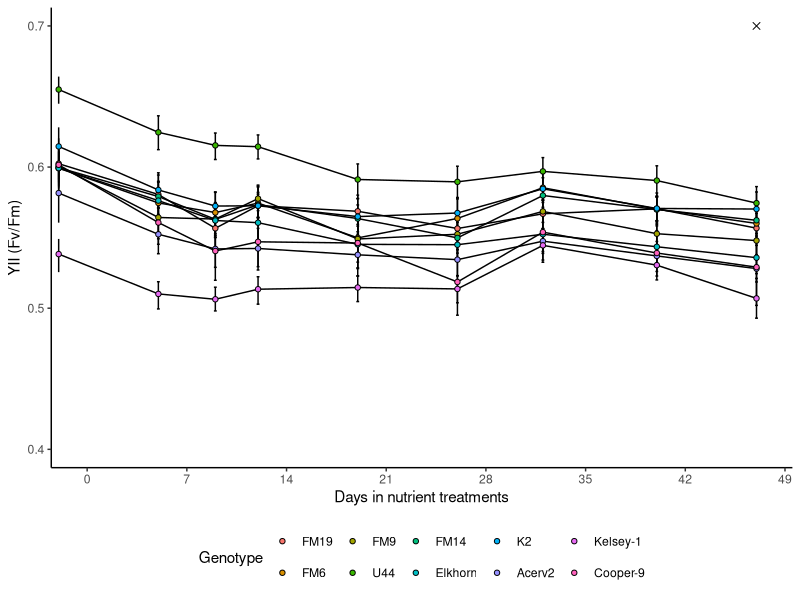
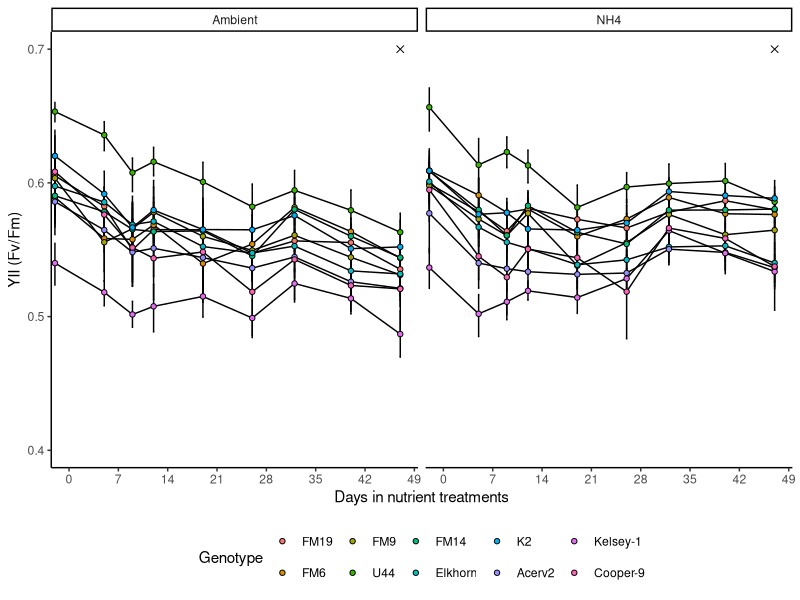
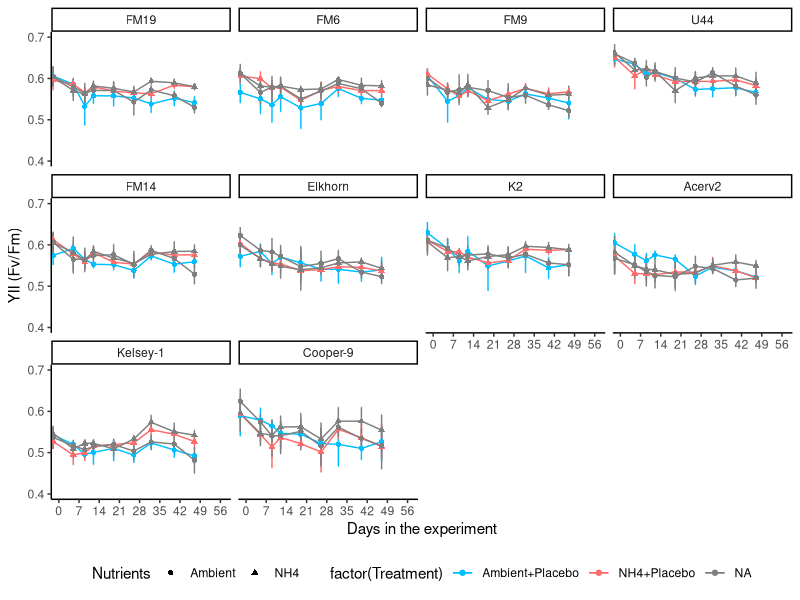
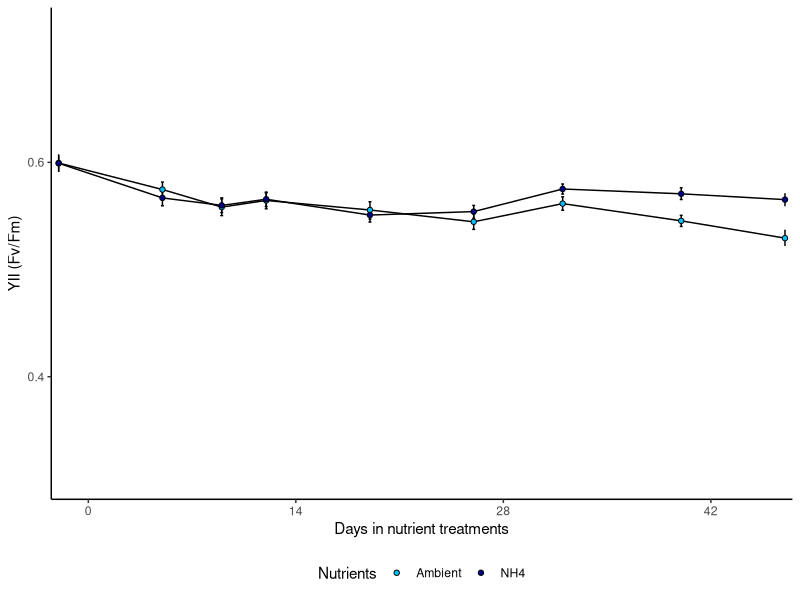
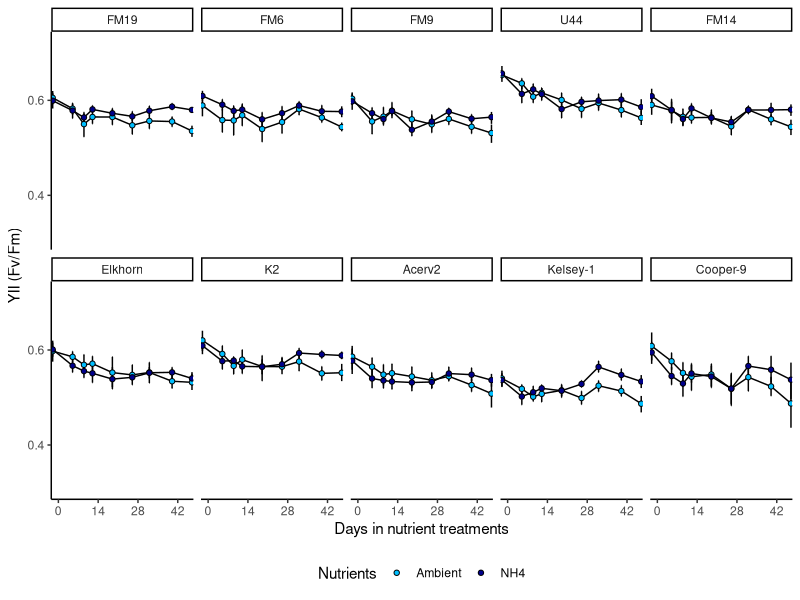
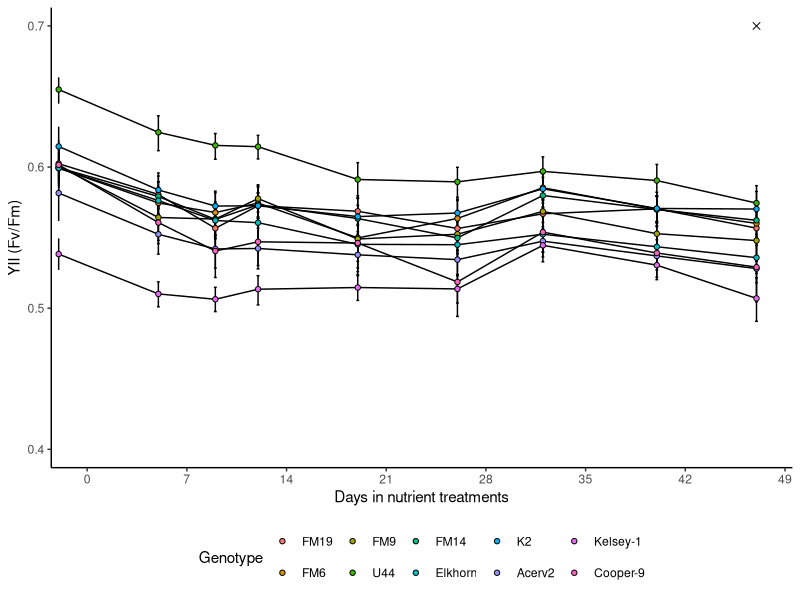

Here is the R script that generated these plots, in order: (Note: this script raises an error after producing the figures.)
## ---- chunk 1
knitr::opts_chunk$set(echo = FALSE, warning=FALSE, message=FALSE, fig.width=7, fig.height=7 )
## ---- chunk 2

# Get all libraries and sources required to run the script

library(dplyr)
library(plyr)
library(reshape2)
library(ggplot2)
library(ggthemes)

theme_set (theme_classic() + theme(panel.grid.major = element_blank(),
                              panel.grid.minor = element_blank(), 
                              axis.line = element_line(colour = "black"),
                              legend.position="none",
                              plot.title = element_text(size=12,
                                                        face="bold"),
                              #panel.border = element_rect(colour = "black",
                              #fill=NA, size=1)
                              panel.border = element_blank()
                              ))

# Treatment colour
  Fill.colour <- scale_colour_manual(values =
                     c("deepskyblue", "indianred1", "blue4", "red4"))

  
# Models 
  library(lme4)
  library(multcomp)
  library(multcompView)
  library(emmeans)
  library(effects)
  library(lmerTest)
## ---- chunk 3

# 1. Import data: 
    YII.Tall<-read.csv("Data/YII_tall.csv")

# 2. Data clean-up an types: 
  
  # Variable types 
    YII.Tall$Time<-as.numeric(YII.Tall$Time)
    YII.Tall$Date<-as.Date(YII.Tall$Date, "%Y-%m-%d")
    YII.Tall$Days<-(as.numeric(YII.Tall$Date)-18518)
    YII.Tall$Date[which(YII.Tall$Date=="2020-09-04")]<-"2020-09-02"
    YII.Tall$Date<-as.Date(YII.Tall$Date, "%Y-%m-%d")
    YII.Tall<-filter(YII.Tall, Date!="2020-10-29")
  
  # Remove-unused data    
    Extras <- YII.Tall[which (YII.Tall$Nutrients=="Extra"), ]
    YII.Tall <- droplevels(YII.Tall[!rownames(YII.Tall) %in%
                                        rownames(Extras), ])
    
    Error <- YII.Tall[which (YII.Tall$YII==0), ]
    YII.Tall <- droplevels(YII.Tall[!rownames(YII.Tall) %in%
                                        rownames(Error), ])
    
    YII.Tall<-filter(YII.Tall, Genotype!="U41")
    #YII.Tall$Genotype <- droplevels(YII.Tall$Genotype)
    YII.Tall$Genotype<-factor(YII.Tall$Genotype, 
                              levels=c("FM19", "FM6", "FM9", "U44",
                                       "FM14", "Elkhorn","K2",
                                      "Acerv2", "Kelsey-1", "Cooper-9"))

    
  # Treatments
    YII.Tall$Nutrients<-factor(YII.Tall$Nutrients, 
                             levels= c("Ambient", "NH4"), ordered=TRUE)
    YII.Tall$Disease<-factor(YII.Tall$Disease, 
                             levels= c("Placebo", "Disease"),
                             ordered=TRUE)
    YII.Tall$Treatment<-paste(YII.Tall$Nutrients, YII.Tall$Disease,
                              sep = "+")
    YII.Tall$Treatment<-factor(YII.Tall$Treatment,
                              levels = c("Ambient+Placebo",
                                         "Ambient+Disease",
                                         "NH4+Placebo", "NH4+Disease"))
    YII.Tall$DayF<-as.factor(YII.Tall$Days)
  
  # Replicates
    YII.Tall$Tank<-factor(YII.Tall$Tank, ordered=FALSE)
    YII.Tall$Genotype<-factor(YII.Tall$Genotype, ordered=FALSE)
  
  summary(YII.Tall)

LastTreatment<-YII.Tall[which(YII.Tall$Time=='12'|YII.Tall$Time=='13'), ]

YII.Nutrients<-YII.Tall[YII.Tall$Days>-3,]
YII.Nutrients<-YII.Nutrients[YII.Nutrients$Days<51,]
## ---- chunk 4
# Genotype
YII_Genet<- ggplot(YII.Nutrients, aes (Days, YII, fill=Genotype)) +
  stat_summary(fun.data = "mean_cl_boot",geom = "errorbar", width = 0.2 )+
    stat_summary(fun=mean, geom="line") + 
    stat_summary(fun=mean, geom="point", shape=21) + 
  #geom_jitter(alpha=0.5, shape=21)+
  theme(legend.position = "bottom")+
  scale_y_continuous(limits = c(0.4, .70),
                         breaks = seq(0, 0.7, 0.1),  
                         expand = c(0.01, 0.01),
                         name=("YII (Fv/Fm)"))+
  scale_x_continuous(limits = c(-2, 49),
                         breaks = seq(0, 50, 7),  
                         expand = c(0.01, 0.01),
                         name=("Days in nutrient treatments"))+
   annotate("rect",xmin=48, ymin=0.2, xmax = 49, ymax = 0.7, 
               alpha=0.5)+
  # Tissue samples
  annotate("point",x=c(47), y=c(0.7), 
           shape=4, size=2)+
  annotate("point",x=c(58), y=c(0.7), 
           shape=4, size=2)
YII_Genet
ggsave(YII_Genet, file="Outputs/Fig_S2_YII_genets.svg", width=5, height=4)

YII_Genet+ facet_wrap(~Nutrients)
#YII_Genet+ facet_wrap(~Disease)
#YII_Genet+ facet_wrap(Nutrients~Disease)
## ---- chunk 5
YII_Genet2<- ggplot(YII.Nutrients, aes (Days, YII, colour=factor(Treatment), shape=Nutrients)) +
  stat_summary(fun.data = "mean_cl_boot",geom = "errorbar", width = 0.2 )+
  stat_summary(fun=mean, geom="line") + 
  stat_summary(fun=mean, geom="point") +
  #geom_jitter(alpha=0.2)+
  theme(legend.position = "bottom")+
  scale_y_continuous(limits = c(0.4, .70),
                         breaks = seq(0, 0.7,0.1),  
                         expand = c(0.01, 0.01),
                         name=("YII (Fv/Fm)"))+
  scale_x_continuous(limits = c(-2, 59),
                         breaks = seq(0, 60, 7),  
                         expand = c(0.01, 0.01),
                         name=("Days in the experiment"))+
  Fill.colour

YII_Genet2+ facet_wrap(Genotype~.)
## ---- chunk 6

YII_Nutrients<- ggplot(YII.Nutrients, aes (Days, YII, fill=Nutrients)) +
  stat_summary(fun.data = "mean_cl_boot",geom = "errorbar", width = 0.2 )+
  stat_summary(fun=mean, geom="line") + 
  stat_summary(fun=mean, geom="point", shape=21) +
  #geom_jitter(alpha=0.2)+
  theme(legend.position = "bottom")+
  scale_y_continuous(limits = c(0.3, .73),
                         breaks = seq(0, 0.7,0.2),  
                         expand = c(0.01, 0.01),
                         name=("YII (Fv/Fm)"))+
  scale_x_continuous(limits = c(-2, 47),
                         breaks = seq(0, 60, 14),  
                         expand = c(0.01, 0.01),
                         name=("Days in nutrient treatments"))+
  scale_fill_manual(values =
                     c("deepskyblue", "blue4"))
YII_Nutrients
YII_Nutrients<-YII_Nutrients + facet_wrap(Genotype~., ncol = 5)
YII_Nutrients
#ggsave(YII_Nutrients, file="Outputs/Fig_S2_YII.svg", width=7, height=5)
## ---- chunk 7
LM_Genet_Days<-lmer(YII ~ Genotype * DayF * Nutrients +
                             (1|Fragment), data= YII.Nutrients)
  anova(LM_Genet_Days)
  step(LM_Genet_Days)

Model<-lmer(YII ~ Genotype + Nutrients + DayF + (1 | Fragment) + 
  Genotype:DayF + Nutrients:DayF, data = YII.Nutrients)
anova(Model)
ranova(Model)
  #summary(LM_Genet_Days)
  #coef(LM_Genet_Days)
  #fitted(LM_Genet_Days)
      
  #layout(matrix(1:4,2,2))  
  #plot(Model)  
  #plot(Effect(c("Genotype","DayF"), Model), x.var="DayF", multiline=T, ci.style="bars")

#  Simple Pair-wise comparisons
cld(emmeans(Model, "Genotype"))
cld(emmeans(Model, "Nutrients"))

YIIAcer_G_Emm<-cld(emmeans(Model, ~Genotype, by="DayF"))
  #YIIAcer_G_Emm<-YIIAcer_G_Emm[order(YIIAcer_G_Emm$DayF, YIIAcer_G_Emm$Genotype), ]
  YIIAcer_G_Emm
  write.csv(YIIAcer_G_Emm, "Outputs/YII_Genotype_Emm.csv")

YIIAcer_N_Emm<-cld(emmeans(Model, ~Nutrients, by="DayF"))
  YIIAcer_N_Emm
  write.csv(YIIAcer_N_Emm, "Outputs/YII_Nut_Emm.csv")

## ---- chunk 8
# Creates bibliography 
#knitr::write_bib(c(.packages()), "packages.bib")
